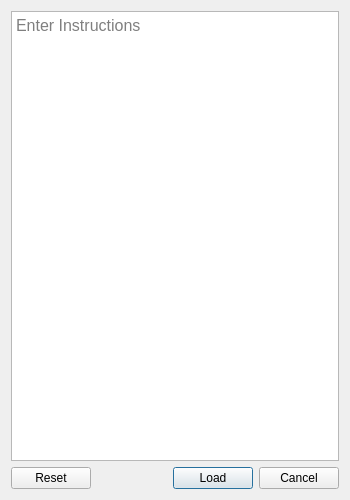
<?xml version="1.0" encoding="UTF-8"?>
<ui version="4.0">
 <class>Dialog</class>
 <widget class="QDialog" name="Dialog">
  <property name="geometry">
   <rect>
    <x>0</x>
    <y>0</y>
    <width>350</width>
    <height>500</height>
   </rect>
  </property>
  <property name="windowTitle">
   <string>Instructions Input</string>
  </property>
  <layout class="QGridLayout" name="gridLayout">
   <item row="1" column="0">
    <widget class="QPushButton" name="resetBtn">
     <property name="text">
      <string>Reset</string>
     </property>
    </widget>
   </item>
   <item row="1" column="3">
    <widget class="QPushButton" name="cancelBtn">
     <property name="text">
      <string>Cancel</string>
     </property>
    </widget>
   </item>
   <item row="0" column="0" colspan="4">
    <widget class="QPlainTextEdit" name="inputField">
     <property name="font">
      <font>
       <pointsize>12</pointsize>
      </font>
     </property>
     <property name="placeholderText">
      <string>Enter Instructions</string>
     </property>
    </widget>
   </item>
   <item row="1" column="2">
    <widget class="QPushButton" name="loadBtn">
     <property name="text">
      <string>Load</string>
     </property>
     <property name="default">
      <bool>true</bool>
     </property>
    </widget>
   </item>
   <item row="1" column="1">
    <spacer name="horizontalSpacer">
     <property name="orientation">
      <enum>Qt::Horizontal</enum>
     </property>
     <property name="sizeHint" stdset="0">
      <size>
       <width>40</width>
       <height>20</height>
      </size>
     </property>
    </spacer>
   </item>
  </layout>
 </widget>
 <resources/>
 <connections>
  <connection>
   <sender>resetBtn</sender>
   <signal>clicked()</signal>
   <receiver>inputField</receiver>
   <slot>clear()</slot>
   <hints>
    <hint type="sourcelabel">
     <x>46</x>
     <y>478</y>
    </hint>
    <hint type="destinationlabel">
     <x>174</x>
     <y>234</y>
    </hint>
   </hints>
  </connection>
  <connection>
   <sender>loadBtn</sender>
   <signal>clicked()</signal>
   <receiver>Dialog</receiver>
   <slot>accept()</slot>
   <hints>
    <hint type="sourcelabel">
     <x>222</x>
     <y>478</y>
    </hint>
    <hint type="destinationlabel">
     <x>174</x>
     <y>249</y>
    </hint>
   </hints>
  </connection>
  <connection>
   <sender>cancelBtn</sender>
   <signal>clicked()</signal>
   <receiver>Dialog</receiver>
   <slot>reject()</slot>
   <hints>
    <hint type="sourcelabel">
     <x>303</x>
     <y>478</y>
    </hint>
    <hint type="destinationlabel">
     <x>174</x>
     <y>249</y>
    </hint>
   </hints>
  </connection>
 </connections>
</ui>
